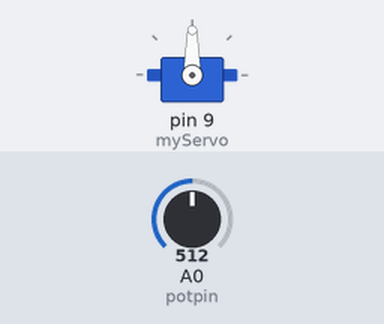
Bench run of a sketch on a simulated Arduino Uno, built with avr-gcc and run on an emulated ATmega328P. Shown: servo. The inputs (shaded band) are chosen by the test bench; at power-on: A0 (potpin) = 512.

Above: at 1.2 s.
1.3 s: A0 (potpin) set to 716
At 2.5 s:
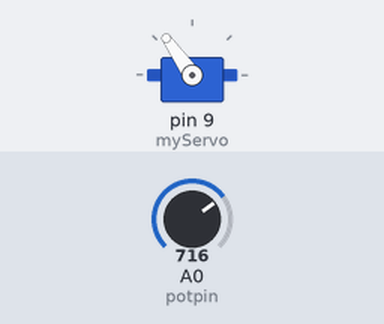
2.8 s: A0 (potpin) set to 900
At 3.4 s:
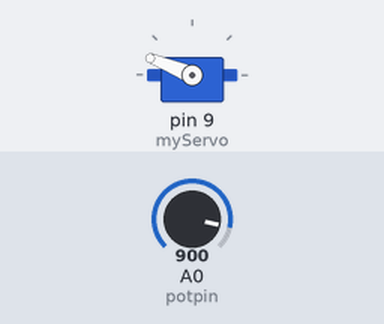
4.3 s: A0 (potpin) set to 1023
At 4.8 s:
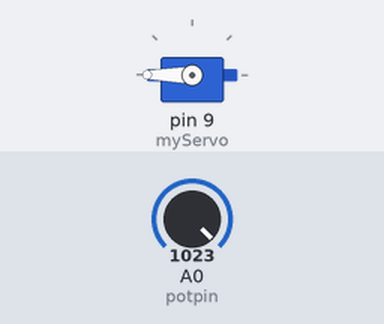
5.8 s: A0 (potpin) set to 306
At 6.8 s:
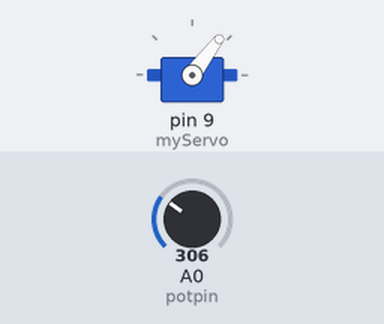
7.3 s: A0 (potpin) set to 122
At 8.3 s:
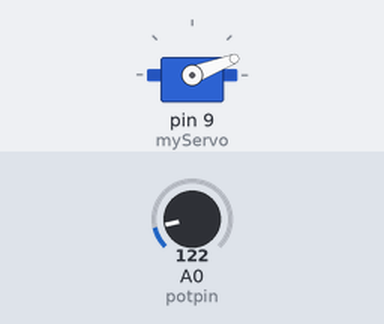
Timing chart, 0 to 9.8 s (numbered marks = the images above; inputs shaded):
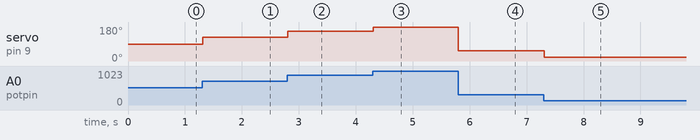

Measured:
- after the input at 1.3 s, servo on pin 9 (myServo): 90° → 125° at once
- after the input at 2.8 s, servo on pin 9 (myServo): 125° → 158° at once
- after the input at 4.3 s, servo on pin 9 (myServo): 158° → 180° at once
- after the input at 5.8 s, servo on pin 9 (myServo): 180° → 53° at once
- after the input at 7.3 s, servo on pin 9 (myServo): 53° → 21° at once

The sketch:

servo-control.ino
```cpp
#include <Servo.h>

Servo myServo;
int potpin = 0;
int val;

void setup() {
  // put your setup code here, to run once:
  myServo.attach(9);
}

void loop() {
  // put your main code here, to run repeatedly:
  val = analogRead(potpin);
  val = map(val, 0, 1023, 0, 180);
  myServo.write(val);
  delay(15);
}
```
